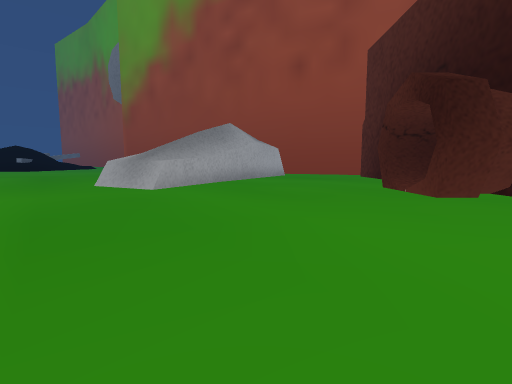
[1] (above)

17 first-person views from a walk through a Unity game level. The camera is 1.4 m above the floor, tilts 6° down and sees 85° across. The floor is counted in squares, 2 m on a side. Each view is taken from the middle of a square. On the plan, view 1 faces up. The plan holds only what a view shows up to about 9 squares ahead; the rest is blank. The place goes on beyond the plan.

[2]
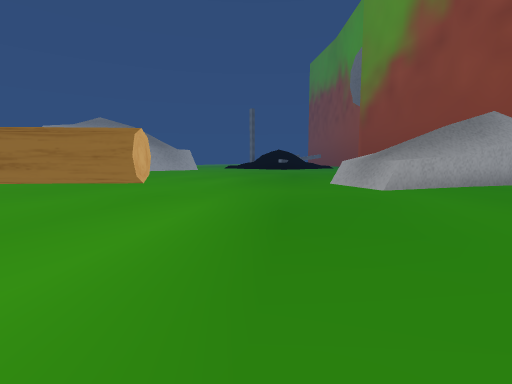

[3]
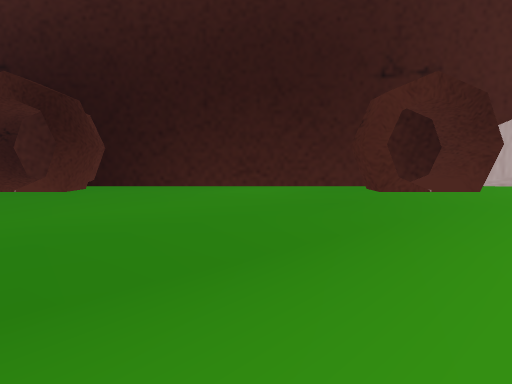

[4]
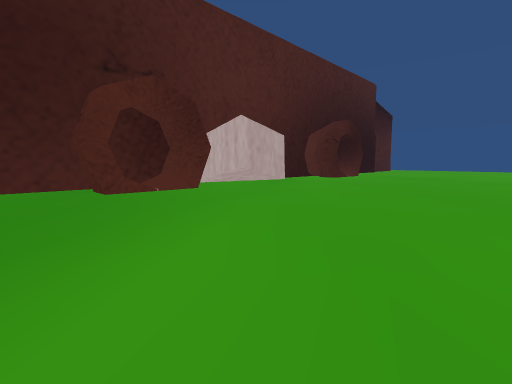

[5]
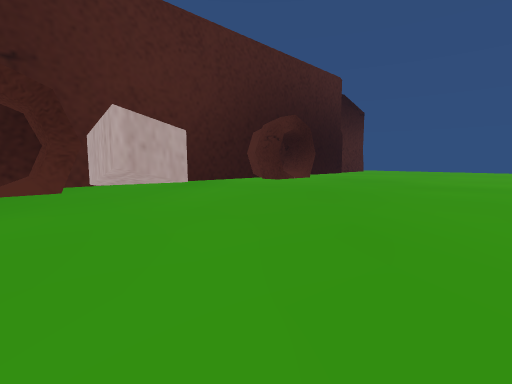

[6]
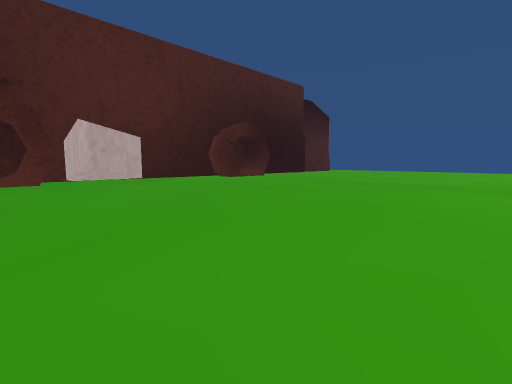

[7]
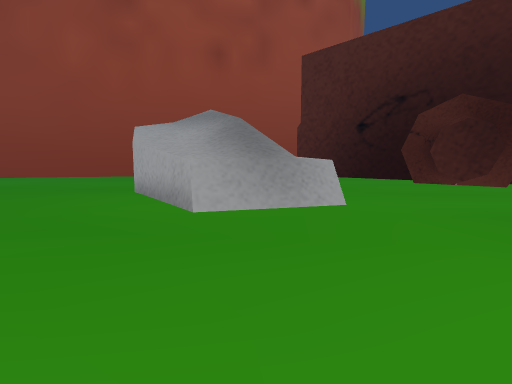

[8]
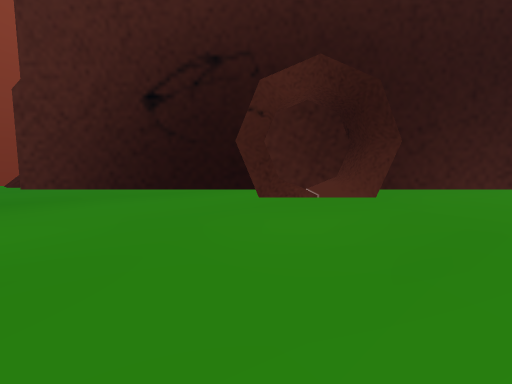

[9]
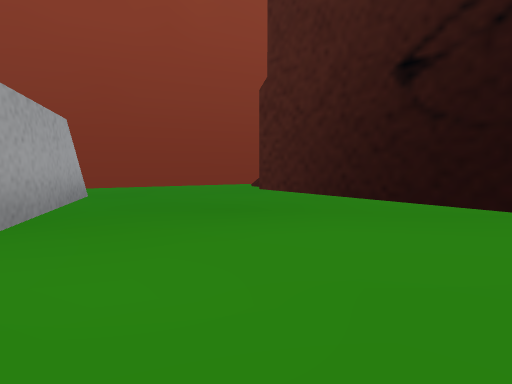

[10]
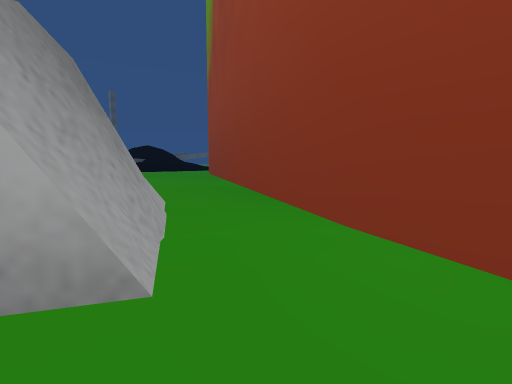

[11]
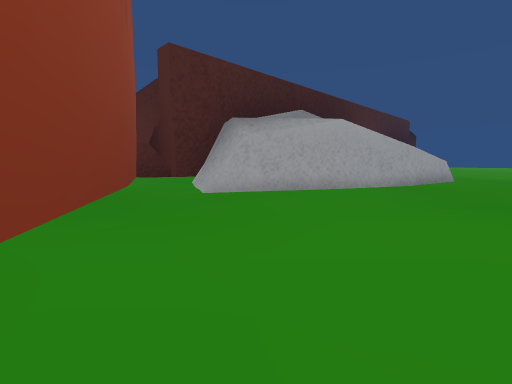

[12]
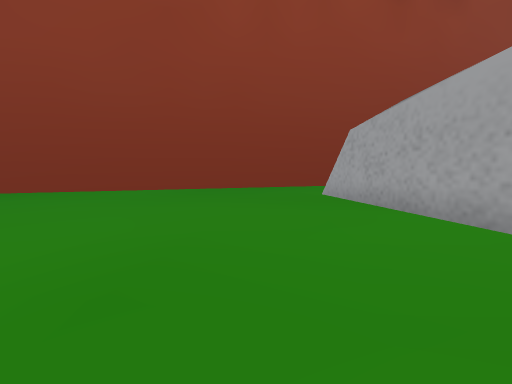

[13]
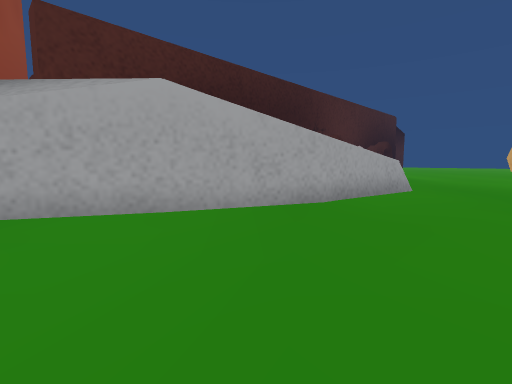

[14]
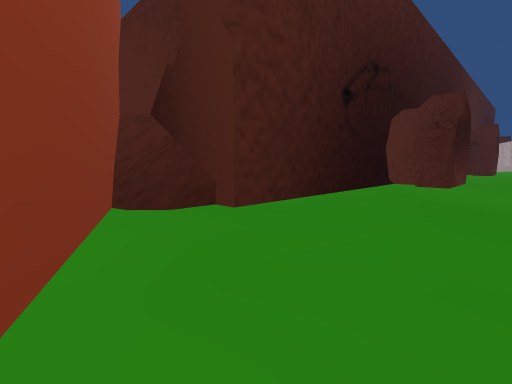

[15]
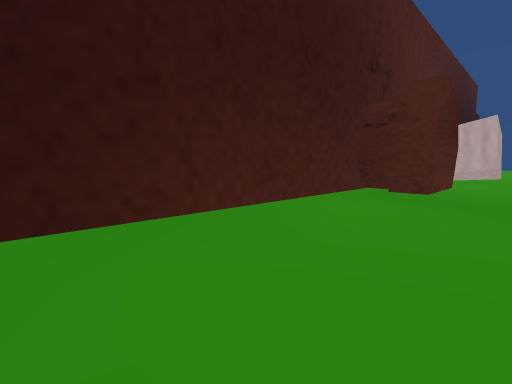

[16]
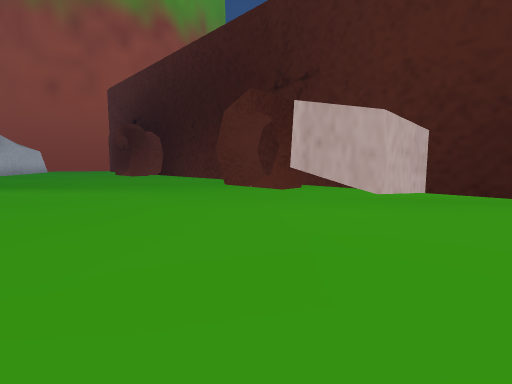

[17]
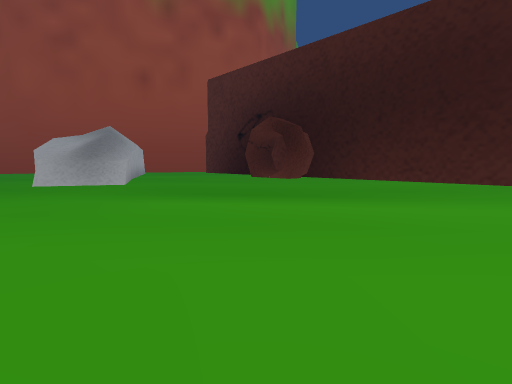

### Floor plan
Points are (right, up) in squares from view 1. A wall is a line through its corners. A room is listed if a view was taken in it or the views show most of it. See-through windows are left out.
Room 1 (views 1, 2, 3, 4, 5, 6, 7, 8, 9, 10, 11, 12, 13, 15, 16, 17)
walls: (-2.6, 7.4) (-4.7, 8.5); (-2, 9.2) (-3.1, 7.9); (-1.7, 9.3) (-2.5, 7.6) (-4.5, 8.7); (4.5, 5.3) (3.6, 5.3) (3.6, 5.8) (5, 5.8) (5, 7.7) (3.6, 7.7) (3.6, 8.2) (4.5, 8.2); (3.5, 7.9) (5.4, 7.9); (-4.6, 9) (-4.4, 11.7) (-3.3, 14.2); (-7.2, 3.3) (-6.3, 2.5) (-7.6, 1); (5.3, 7.6) (5.3, 14.2) (8.1, 14.2); (3.6, -1.7) (4.5, -1.7); (4.1, -2.3) (3.6, -2.3) (3.6, -1.9) (5.4, -1.9); (4.5, -2.1) (5.4, -2.1); (5.3, -2.4) (5.3, 5.7) (5, 5.7); (3.6, -4.8) (3.6, -4.1) (5, -4.1) (5, -2.5); (4.5, -4.5) (3.6, -4.5); (-3.4, 14) (-1.6, 17.2); (1.6, 15.5) (-2.6, 7.8); (-1.5, 16.7) (-0.7, 16.5); (-1.8, 17) (-1.1, 16.7); (8, 13.9) (8.7, 14.6) (2.8, 17.3); (5.3, -8.8) (5.3, -7.2) (2.8, -7.1) (2.8, -5.3) (5.3, -5.4) (5.3, -4); (-0.3, 18.9) (-6.7, 22.6)
low walls: (4.5, 5.7) (3.6, 5.7)
ways out: opening at (1, 17) to room 2
Room 2 (view 14)
walls: (1.6, 17.8) (-0.3, 18.9); (0.3, 16) (1.1, 15.3); (0.6, 15.8) (1.5, 15.3); (0.8, 15.4) (1.4, 15.1); (-0.7, 16.5) (0.5, 15.8); (2.8, 17.3) (1.5, 17.9)
low walls: (0.5, 16.1) (0.8, 15.8); (-1.6, 17.2) (1.6, 15.5)
ways out: opening at (1, 17) to room 1

Where each view was taken, in squares from view 1:
view 1: 0 up, 0 right, facing up
view 2: 0 up, 0 right, facing up-left
view 3: 1 up, 3 left, facing right
view 4: 0 up, 3 left, facing down-right
view 5: 3 down, 4 left, facing down-right
view 6: 3 down, 7 left, facing down-right
view 7: 5 up, 7 left, facing up-right
view 8: 8 up, 2 left, facing right
view 9: 9 up, 0 right, facing up-right
view 10: 15 up, 3 right, facing up-left
view 11: 21 up, 7 left, facing down-right
view 12: 14 up, 7 left, facing up-right
view 13: 16 up, 7 left, facing down-right
view 14: 17 up, 2 right, facing down-right
view 15: 5 up, 2 right, facing down-right
view 16: 9 down, 2 left, facing up-right
view 17: 2 down, 6 left, facing up-right
